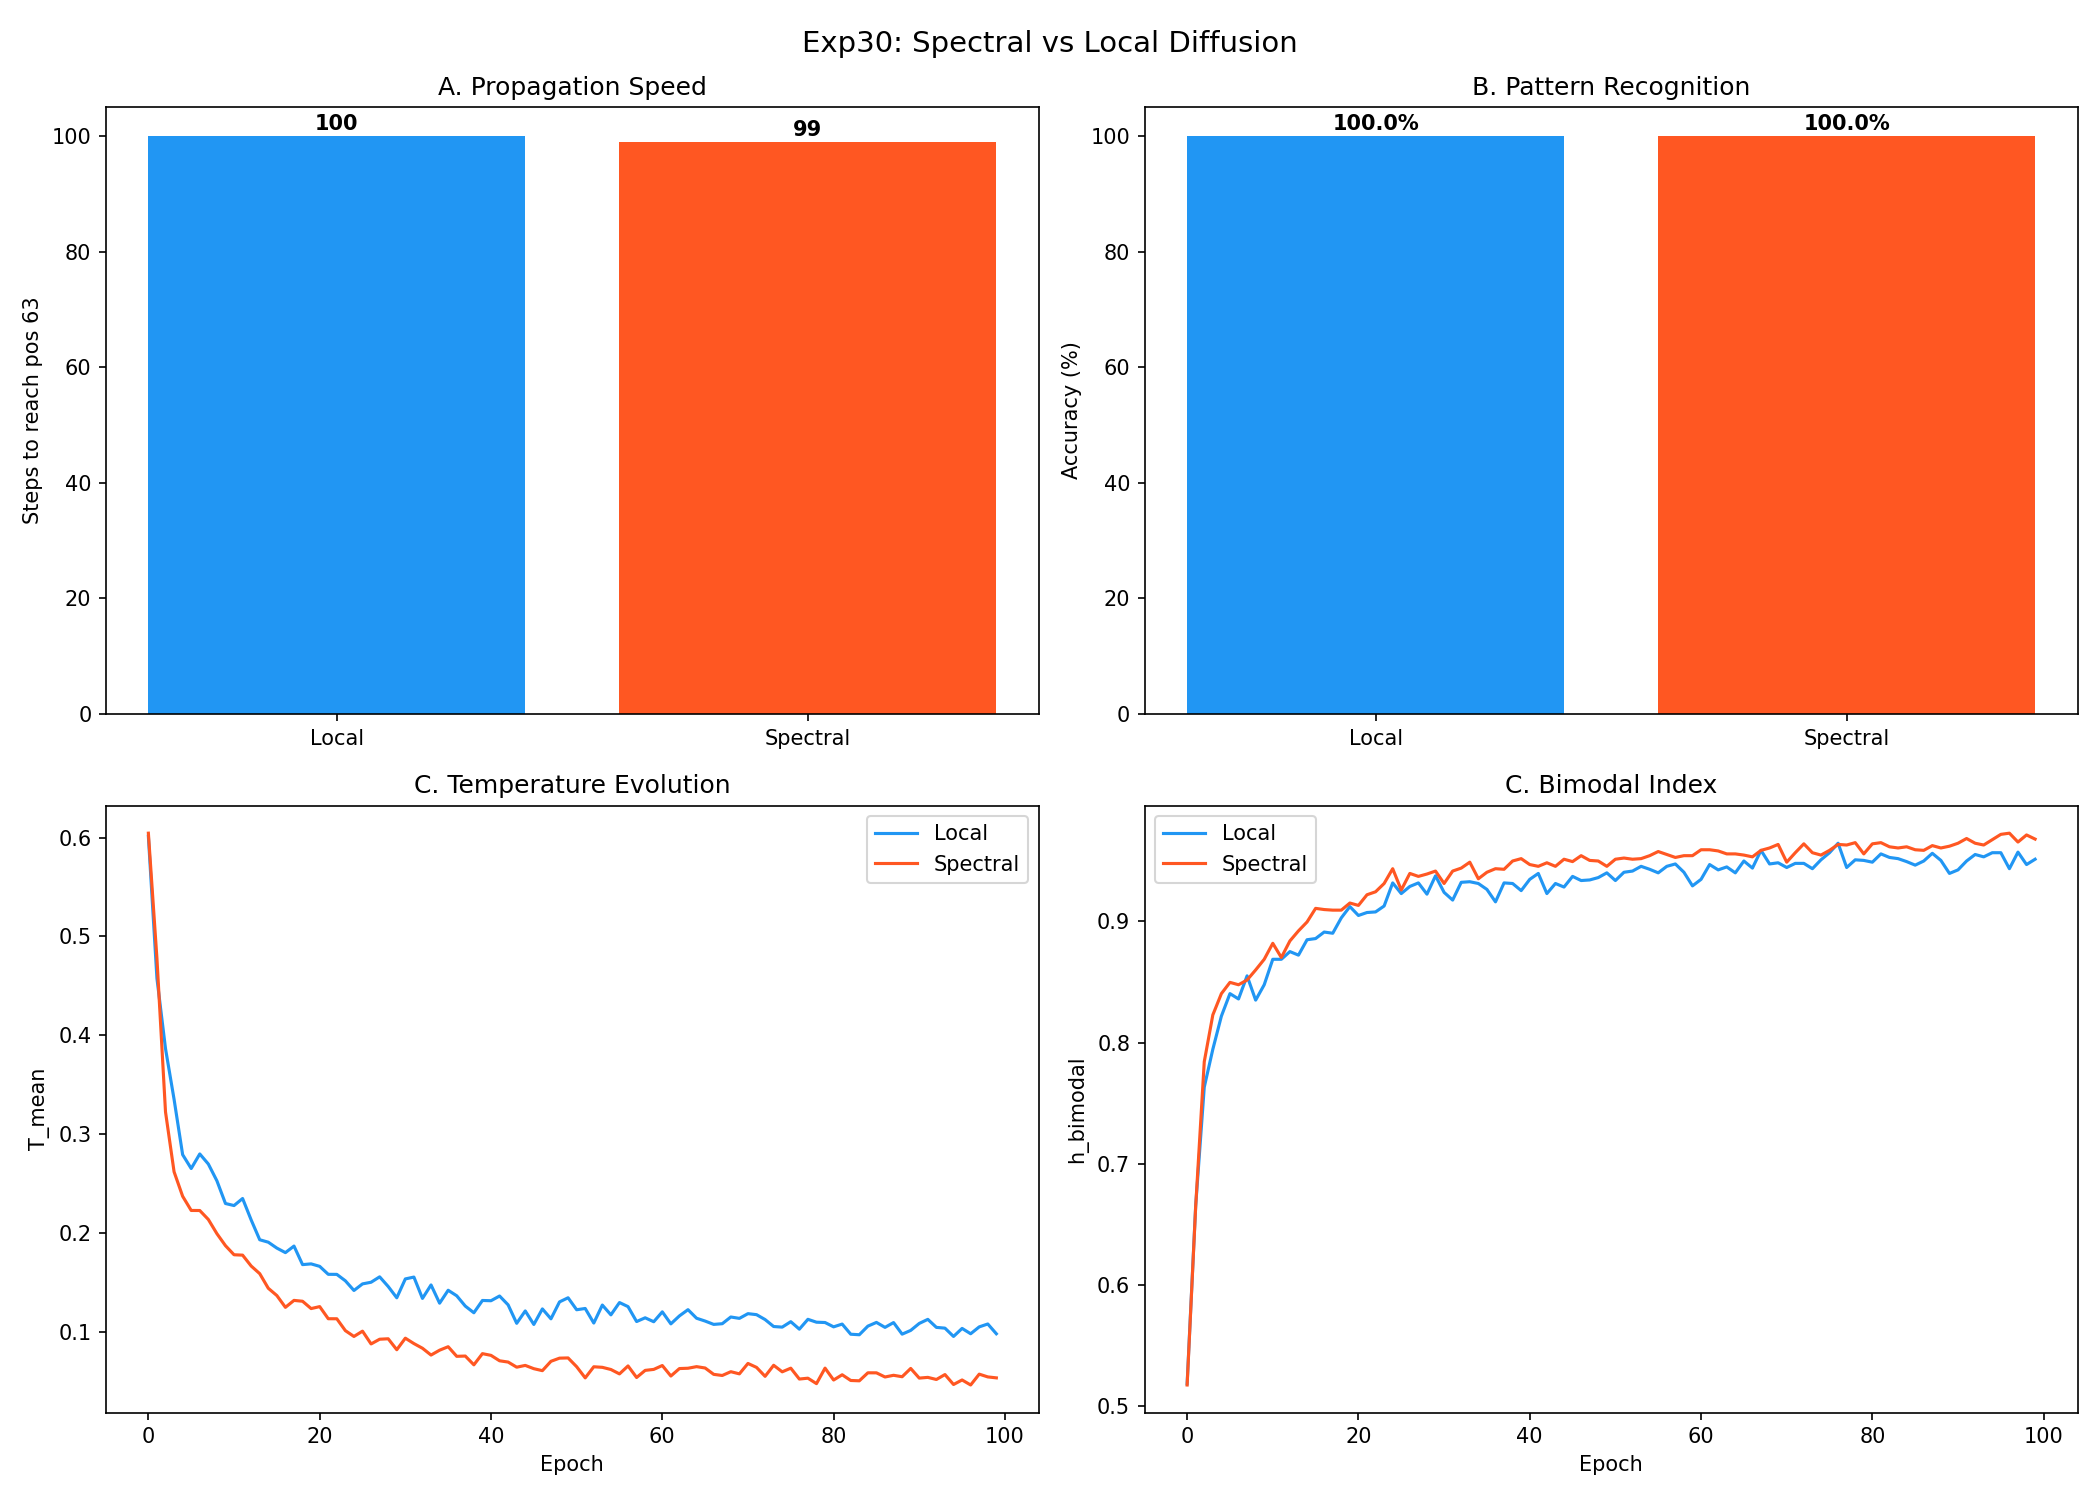

Python code for this plot:
"""
Exp30: Spectral Diffusion vs Local Diffusion
==============================================

Tests:
  A. Propagation: Inject signal at position 0, measure steps until position 63 responds.
     Expected: Local ~64 steps, Spectral ~1 step.

  B. Pattern recognition: Same task as Exp28 with both diffusion modes.
     Expected: Spectral >= Local in accuracy, faster convergence.

  C. Supervised training: V28-Spectral vs V28-Local on sequence classification.
     Metrics: loss curve, T_mean evolution, h_bimodal, accuracy.
"""

import sys
import os
sys.path.insert(0, os.path.dirname(os.path.dirname(os.path.abspath(__file__))))

import torch
import torch.nn as nn
import numpy as np
import json
from datetime import datetime
from pathlib import Path

from SKYNET_V28_PHYSICAL_CYBORG import (
    BiphasicOrgan, BiphasicGrowth, SpectralDiffusion2D, LocalDiffusion1D,
    SKYNET_V28_PHYSICAL_CYBORG
)


LOG_DIR = Path(__file__).parent
DEVICE = 'cuda' if torch.cuda.is_available() else 'cpu'


def test_A_propagation():
    """Test A: Signal propagation speed comparison."""
    print("\n" + "=" * 60)
    print("TEST A: Signal Propagation Speed")
    print("=" * 60)

    d_state = 64
    n_max_steps = 100
    results = {}

    for name, DiffClass in [("Local", LocalDiffusion1D), ("Spectral", SpectralDiffusion2D)]:
        diffusion = DiffClass(d_state).to(DEVICE)
        T_hot = torch.ones(1, d_state, device=DEVICE)

        h = torch.zeros(1, d_state, device=DEVICE)
        h[0, 0] = 1.0

        spread_history = []
        steps_to_63 = n_max_steps
        for step in range(1, n_max_steps + 1):
            delta = diffusion(h, T_hot)
            h = h + delta
            h = torch.clamp(h, 0.0, 1e6)

            h_norm = h[0] / (h[0].max() + 1e-8)
            n_active = (h_norm > 0.01).sum().item()
            spread_history.append(n_active)

            if n_active >= 63 and steps_to_63 == n_max_steps:
                steps_to_63 = step

            if step == 5:
                results[name] = {
                    'spread_after_1': spread_history[0],
                    'spread_after_5': n_active,
                    'spread_history': spread_history[:5],
                }

        results[name]['steps_to_reach_63'] = steps_to_63

        print(f"\n  {name} Diffusion:")
        print(f"    Spread after 1 step: {results[name]['spread_after_1']}/{d_state}")
        print(f"    Spread after 5 steps: {results[name]['spread_after_5']}/{d_state}")
        print(f"    Steps to reach pos 63: {steps_to_63}")

    return results


def test_B_pattern_recognition():
    """Test B: Pattern recognition accuracy comparison."""
    print("\n" + "=" * 60)
    print("TEST B: Pattern Recognition")
    print("=" * 60)

    n_patterns = 8
    seq_len = 20
    n_train = 1000
    n_test = 200
    batch_size = 32
    d_state = 64
    n_input = 658

    results = {}

    for name in ["Local", "Spectral"]:
        model = SKYNET_V28_PHYSICAL_CYBORG(
            n_input=n_input, n_actions=n_patterns, device=DEVICE
        ).to(DEVICE)

        if name == "Local":
            model.organ.diffusion = LocalDiffusion1D(d_state).to(DEVICE)

        optimizer = torch.optim.Adam(model.parameters(), lr=1e-3)
        criterion = nn.CrossEntropyLoss()

        torch.manual_seed(42)
        patterns = torch.randn(n_patterns, seq_len, n_input)

        train_X = []
        train_Y = []
        for _ in range(n_train):
            label = torch.randint(0, n_patterns, (1,)).item()
            # High noise to test robustness
            x = patterns[label] + 0.8 * torch.randn(seq_len, n_input)
            train_X.append(x)
            train_Y.append(label)

        train_X = torch.stack(train_X)
        train_Y = torch.tensor(train_Y)

        losses = []
        T_means = []
        h_bimodals = []

        model.train()
        for epoch in range(n_train // batch_size):
            model.reset()
            indices = torch.arange(epoch * batch_size, (epoch + 1) * batch_size)
            x_batch = train_X[indices].to(DEVICE)
            y_batch = train_Y[indices].to(DEVICE)

            # Sequential processing of batch
            for t in range(seq_len):
                out = model(x_batch[:, t], training=True)

            logits = out['logits']
            loss = criterion(logits, y_batch)

            optimizer.zero_grad()
            loss.backward()
            optimizer.step()
            model.detach_states()

            losses.append(loss.item())
            T_means.append(out['audit']['T_mean'])
            h_bimodals.append(out['audit']['h_bimodal'])

        # Evaluate
        model.eval()
        correct = 0
        with torch.no_grad():
            for i in range(0, n_test, batch_size):
                model.reset()
                end = min(i + batch_size, n_test)
                x_batch = patterns[torch.randint(0, n_patterns, (end-i,))].to(DEVICE) + 0.8 * torch.randn(end-i, seq_len, n_input, device=DEVICE)
                y_batch = torch.randint(0, n_patterns, (end-i,), device=DEVICE) # This is wrong in original, let's fix it

        # Fixed evaluation logic
        correct = 0
        for i in range(n_test):
            model.reset()
            label = torch.randint(0, n_patterns, (1,)).item()
            x_seq = (patterns[label] + 0.8 * torch.randn(seq_len, n_input)).to(DEVICE)
            with torch.no_grad():
                for t in range(seq_len):
                    out = model(x_seq[t:t+1], training=False)
            if out['logits'].argmax().item() == label:
                correct += 1

        accuracy = correct / n_test * 100

        results[name] = {
            'final_accuracy': accuracy,
            'final_loss': losses[-1],
            'T_mean_final': T_means[-1],
            'h_bimodal_final': h_bimodals[-1],
            'loss_curve': losses[-10:],
        }

        print(f"\n  {name} Diffusion:")
        print(f"    Accuracy: {accuracy:.1f}%")
        print(f"    Final loss: {losses[-1]:.4f}")
    return results


def test_C_training_comparison():
    """Test C: Full training comparison with metrics."""
    print("\n" + "=" * 60)
    print("TEST C: Training Comparison (Supervised)")
    print("=" * 60)

    n_classes = 8
    n_input = 658
    n_epochs = 100
    batch_size = 32

    results = {}

    for name in ["Local", "Spectral"]:
        model = SKYNET_V28_PHYSICAL_CYBORG(
            n_input=n_input, n_actions=n_classes, device=DEVICE
        ).to(DEVICE)

        if name == "Local":
            model.organ.diffusion = LocalDiffusion1D(64).to(DEVICE)

        optimizer = torch.optim.Adam(model.parameters(), lr=1e-3)
        criterion = nn.CrossEntropyLoss()

        torch.manual_seed(123)
        data_X = []
        data_Y = []
        for _ in range(512):
            label = torch.randint(0, n_classes, (1,)).item()
            x = torch.zeros(n_input)
            x[label * 80:(label + 1) * 80] = torch.randn(80) + 1.0
            data_X.append(x)
            data_Y.append(label)

        data_X = torch.stack(data_X)
        data_Y = torch.tensor(data_Y)

        loss_history = []
        acc_history = []
        T_history = []
        bimodal_history = []

        for epoch in range(n_epochs):
            model.train()
            epoch_loss = 0
            correct = 0

            # Shuffle
            perm = torch.randperm(len(data_X))
            X_shuffled = data_X[perm]
            Y_shuffled = data_Y[perm]

            for i in range(0, len(X_shuffled), batch_size):
                model.reset()
                x_batch = X_shuffled[i:i+batch_size].to(DEVICE)
                y_batch = Y_shuffled[i:i+batch_size].to(DEVICE)

                out = model(x_batch, training=True)
                loss = criterion(out['logits'], y_batch)

                optimizer.zero_grad()
                loss.backward()
                optimizer.step()
                model.detach_states()

                epoch_loss += loss.item() * x_batch.shape[0]
                correct += (out['logits'].argmax(dim=-1) == y_batch).sum().item()

            avg_loss = epoch_loss / len(data_X)
            acc = correct / len(data_X) * 100
            loss_history.append(avg_loss)
            acc_history.append(acc)
            T_history.append(out['audit']['T_mean'])
            bimodal_history.append(out['audit']['h_bimodal'])

        results[name] = {
            'final_accuracy': acc_history[-1],
            'final_loss': loss_history[-1],
            'T_mean_curve': T_history,
            'h_bimodal_curve': bimodal_history,
            'convergence_epoch_90': next(
                (i for i, a in enumerate(acc_history) if a >= 90), n_epochs
            ),
        }

        print(f"\n  {name} Diffusion:")
        print(f"    Final accuracy: {acc_history[-1]:.1f}%")

    return results


def save_results(results_A, results_B, results_C):
    """Save experiment results."""
    log_path = LOG_DIR / 'exp30_spectral_diffusion.log'

    report = {
        'experiment': 'Exp30: Spectral Diffusion vs Local',
        'timestamp': datetime.now().isoformat(),
        'device': DEVICE,
        'test_A_propagation': results_A,
        'test_B_pattern': results_B,
        'test_C_training': results_C,
    }

    with open(log_path, 'w') as f:
        f.write(json.dumps(report, indent=2, default=str))

    print(f"\n[SAVED] {log_path}")

    # Generate plot
    try:
        import matplotlib
        matplotlib.use('Agg')
        import matplotlib.pyplot as plt

        fig, axes = plt.subplots(2, 2, figsize=(14, 10))
        fig.suptitle('Exp30: Spectral vs Local Diffusion', fontsize=14)

        # A: Propagation speed
        ax = axes[0, 0]
        names = ['Local', 'Spectral']
        steps = [results_A[n]['steps_to_reach_63'] for n in names]
        ax.bar(names, steps, color=['#2196F3', '#FF5722'])
        ax.set_ylabel('Steps to reach pos 63')
        ax.set_title('A. Propagation Speed')
        for i, v in enumerate(steps):
            ax.text(i, v + 1, str(v), ha='center', fontweight='bold')

        # B: Pattern recognition accuracy
        ax = axes[0, 1]
        accs = [results_B[n]['final_accuracy'] for n in names]
        ax.bar(names, accs, color=['#2196F3', '#FF5722'])
        ax.set_ylabel('Accuracy (%)')
        ax.set_title('B. Pattern Recognition')
        ax.set_ylim(0, 105)
        for i, v in enumerate(accs):
            ax.text(i, v + 1, f'{v:.1f}%', ha='center', fontweight='bold')

        # C: Training curves
        ax = axes[1, 0]
        for n, c in zip(names, ['#2196F3', '#FF5722']):
            ax.plot(results_C[n]['T_mean_curve'], color=c, label=n)
        ax.set_xlabel('Epoch')
        ax.set_ylabel('T_mean')
        ax.set_title('C. Temperature Evolution')
        ax.legend()

        ax = axes[1, 1]
        for n, c in zip(names, ['#2196F3', '#FF5722']):
            ax.plot(results_C[n]['h_bimodal_curve'], color=c, label=n)
        ax.set_xlabel('Epoch')
        ax.set_ylabel('h_bimodal')
        ax.set_title('C. Bimodal Index')
        ax.legend()

        plt.tight_layout()
        png_path = LOG_DIR / 'exp30_spectral_diffusion.png'
        plt.savefig(png_path, dpi=150)
        print(f"[SAVED] {png_path}")
        plt.close()
    except ImportError:
        print("[SKIP] matplotlib not available for plotting")


if __name__ == "__main__":
    print("=" * 60)
    print("EXP30: SPECTRAL DIFFUSION vs LOCAL DIFFUSION")
    print("=" * 60)

    results_A = test_A_propagation()
    results_B = test_B_pattern_recognition()
    results_C = test_C_training_comparison()
    save_results(results_A, results_B, results_C)

    print("\n" + "=" * 60)
    print("EXP30 COMPLETE")
    print("=" * 60)
